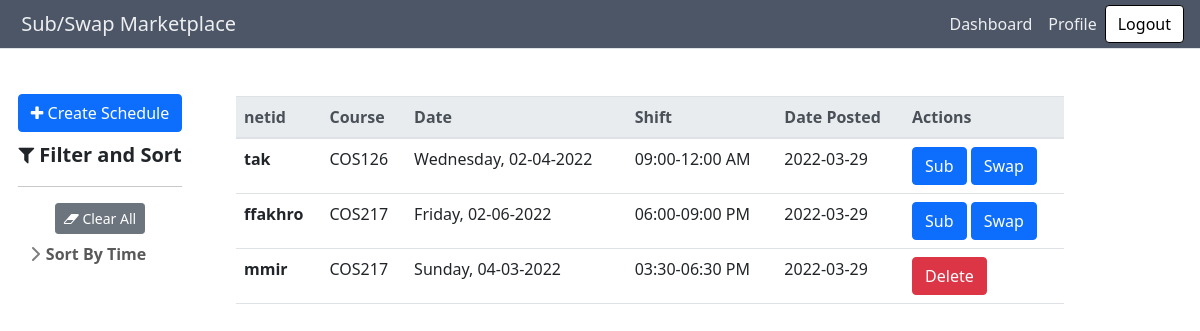
The page /dashboard (signed in) on the database its author committed.
### subapp/models.py (models this page shows, shortened)
class Request(db.Model):
    id = db.Column(db.Integer, primary_key=True)
    swap = db.Column(db.Boolean, default=False, nullable=False)
    base_price = db.Column(db.Integer, nullable=False)
    accepted = db.Column(db.Boolean, default=False, nullable=False)
    bonus = db.Column(db.Integer, nullable=False, default=0)
    date_posted = db.Column(db.DateTime, nullable=False, default=datetime.utcnow)
    date_requested = db.Column(db.DateTime, nullable=False)
    posted_by = db.relationship(
        "User", secondary=a_posted_requests, back_populates='posted_requests')
    accepted_by = db.relationship(
        "User", secondary=a_accepted_requests, back_populates='accepted_requests')
    shift = db.relationship(
        "Shift", secondary=a_requested_shifts, back_populates="requests")

class User(db.Model, UserMixin):
    id = db.Column(db.Integer, primary_key=True)
    netid = db.Column(db.String(120), unique=True, nullable=False)
    balance = db.Column(db.Integer, default=0)
    posted_requests = db.relationship(
        "Request", secondary=a_posted_requests, back_populates='posted_by')
    accepted_requests = db.relationship(
        "Request", secondary=a_accepted_requests, back_populates='accepted_by')
    schedule = db.relationship("Shift", secondary=a_assigned_shifts, back_populates='staff')

class Shift(db.Model):
    id = db.Column(db.Integer, primary_key=True)
    day = db.Column(db.String(10), nullable=False)
    start = db.Column(db.Time, nullable=False)
    end = db.Column(db.Time, nullable=False)
    course = db.Column(db.String(120), nullable=False)
    staff = db.relationship(
        "User", secondary=a_assigned_shifts, back_populates="schedule")
    requests = db.relationship(
        "Request", secondary=a_requested_shifts, back_populates="shift")

### subapp/main/routes.py (the view)
@main.route("/dashboard", methods=['GET', 'PUT'])
@login_required
def dashboard():
    active_requests = Request.query.filter(Request.accepted==False).all()
    html = render_template('main/dashboard.html', requests=active_requests,current_user=current_user)
    response = make_response(html)
    return response

### subapp/models.py (called while the page is built)
@login_manager.user_loader
def load_user(user_id):
    return User.query.get(int(user_id))

### subapp/main/templates/main/dashboard.html (shortened to what this page needs)
{% extends "main/base.html" %} {% block content %}
<div class="container-fluid">
  <div class="row align-items-start">
    <div class="sticky sidebar_container col-md-2">
      {% with tags_by_category=tags_by_category %} {% include
      "main/sidebar.html" %} {%endwith%}
    </div>
    <div class="col-md-9">
      <section class="py-5">
        <div class="items_container container px-4 px-lg-5">
          <div id="posts" class="
              row
              gx-4 gx-lg-5
              row-cols-1 row-cols-md-2 row-cols-xl-3
              justify-content-left
            ">
            <table class="table">
              <thead class="thead-light">
                <tr>
                  <th scope="col">netid</th>
                  <th scope="col">Course</th>
                  <th scope="col">Date</th>
                  <th scope="col">Shift</th>
                  <th scope="col">Date Posted</th>
                  <th scope="col">Actions</th>
                </tr>
              </thead>
              <tbody>
                {% for request in requests%}
                <tr>
                  <th scope="row">{{request.posted_by[0].netid}}</th>
                  <td>{{request.shift[0].course}}</td>
                  <td>{{request.shift[0].day}}, {{request.date_requested.strftime('%m-%d-%Y')}}</td>
                  <td> {{request.shift[0].start.strftime("%I:%M")}}-{{request.shift[0].end.strftime("%I:%M %p")}}</td>
                  <td>{{ request.date_posted.strftime('%Y-%m-%d') }}</td>
                  <td>
                    {% if request.posted_by[0] == current_user %}
                    <a href="{{url_for('requests.delete_request', requestid=request.id)}}" class="btn btn-danger" role="button" >Delete</a>
                    {% else %}
                    <a href="{{url_for('requests.sub_request', requestid=request.id)}}" class="btn btn-primary" role="button" >Sub</a>
                    {% if request.swap == True%}
                    <a href="{{url_for('requests.sub_request', requestid=request.id)}}" class="btn btn-primary" role="button" >Swap</a>
                    {% endif %}
                    {% endif %}
                  </td>
                </tr>
                {% endfor %}
              </tbody>
            </table>
      </section>
    </div>
  </div>
</div>
{% endblock content %}

### subapp/main/templates/main/base.html (shortened to what this page needs)
<!DOCTYPE html>
<html lang="en">
<head>
  <link rel="stylesheet" href="https://maxcdn.bootstrapcdn.com/bootstrap/4.0.0/css/bootstrap.min.css"
>
  <link href="https://cdn.jsdelivr.net/npm/bootstrap-icons@1.5.0/font/bootstrap-icons.css" rel="stylesheet" />
  <link href="{{url_for('main.static', filename='css/styles.css')}}" rel="stylesheet" />
  <link rel="stylesheet" href="https://use.fontawesome.com/releases/v5.8.2/css/all.css"
>
  <link rel="stylesheet" href="https://cdnjs.cloudflare.com/ajax/libs/font-awesome/4.7.0/css/font-awesome.min.css">
</head>
<body>
  <nav id="navbar" class="navbar navbar-expand-lg navbar-light bg-light fixed-top border-bottom">
    <a class="navbar-brand" href="{{url_for('main.homepage')}}"><img style="max-height:25px"
        src="{{url_for('main.static', filename='favicon.ico')}}" alt=""> Sub/Swap Marketplace</a>
    <div class="collapse navbar-collapse" id="navbarSupportedContent">
      {% if current_user.is_authenticated %}
      <ul class="navbar-nav ms-auto nav-pills">
        <li id="found" class="nav-item">
          <a class="nav-link" href="{{url_for('main.dashboard')}}">Dashboard</a>
        </li>
        <li id="myposts" class="nav-item">
          <a class="nav-link" href="{{url_for('main.profile')}}" >Profile</a>
        </li>
      </ul>
        <form
          class="form-inline my-2 my-lg-0"
          action="{{url_for('users.logout')}}"
        >
          <button class="btn btn-outline-primary my-2 my-sm-0" type="submit">
            Logout
          </button>
        </form>
        {% endif %}
    </div>
  </nav>
  {% block content %}{% endblock %}
</body>
</html>

### subapp/main/templates/main/sidebar.html (shortened to what this page needs)
<link href="{{ url_for('main.static', filename='css/sidebars.css') }}" rel="stylesheet">
<body>
    <main>
        <div id="sidebar" class="float-start" style="margin: auto;">
            <div class="flex-shrink-0 p-3 bg-white">
                <svg class="bi me-2" width="30" height="24">
                    <use xlink:href="#bootstrap" />
                </svg>
                <div class="text-center pb-2">
                    <button class='btn btn-primary' type="submit" name="reset" id="reset" value="">
                        <i class="fa fa-plus" aria-hidden="true"></i> Create Schedule
                    </button>
                </div>
                <div class='text-center'>
                    <span class="fs-5 fw-semibold"><i class="fa fa-filter" aria-hidden="true"></i> Filter and
                        Sort</span>
                </div>
                <hr>
                <ul class="list-unstyled ps-0">
                    <div class="text-center">
                        <button class='btn btn-sm btn-secondary' type="submit" name="reset" id="reset" value=""
                            onclick='resetAll()'>
                            <i class="fa fa-eraser" aria-hidden="true"></i> Clear All
                        </button>
                    </div>
                    <li class="mb-1">
                        <button class="btn btn-toggle align-items-center rounded collapsed pt-2" data-bs-toggle="collapse"
                            data-bs-target="#sortByTime-collapse" aria-expanded="false">
                            Sort By Time
                        </button>
                    </li>
                </ul>
            </div>
        </div>
    </main>
</body>

### subapp/main/static/css/sidebars.css (style rules this page uses)
body { min-height: 100vh; min-height: -webkit-fill-available; }
html { height: -webkit-fill-available; }
main { display: flex; flex-wrap: nowrap; height:100%; max-height:85vh; overflow-x: auto; overflow-y: auto; }
.bi { vertical-align: -.125em; pointer-events: none; fill: currentColor; }
.btn-toggle { display: inline-flex; align-items: center; padding: .25rem .5rem; font-weight: 600; color: rgba(0, 0, 0, .65); background-color: transparent; border: 0; }
.btn-toggle::before { width: 1.25em; line-height: 0; transition: transform .35s ease; transform-origin: .5em 50%; }
.fw-semibold { font-weight: 600; }

### rows shown on the page
Request: netid "tak", course "COS126", day "Wednesday", date_requested "02-04-2022", start "09:00", end "12:00 AM", date_posted "2022-03-29"
Request: netid "ffakhro", course "COS217", day "Friday", date_requested "02-06-2022", start "06:00", end "09:00 PM", date_posted "2022-03-29"
Request: netid "mmir", course "COS217", day "Sunday", date_requested "04-03-2022", start "03:30", end "06:30 PM", date_posted "2022-03-29"
